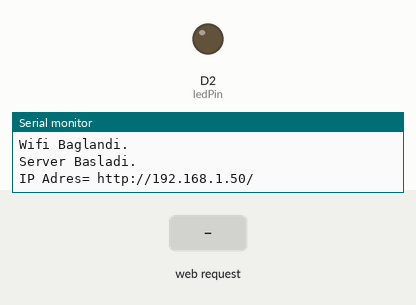
Simulated run of this program. Board: ESP8266 (NodeMCU). Parts: output pins drawn as LEDs (lit = HIGH), the last lines printed to the serial monitor. The test bench sets the inputs (shaded band). WiFi joins after 1.5 s; servers stay silent unless stated.

Above: at 2.7 s.
2.8 s: HTTP request GET /LED=ON received
At 3.7 s:
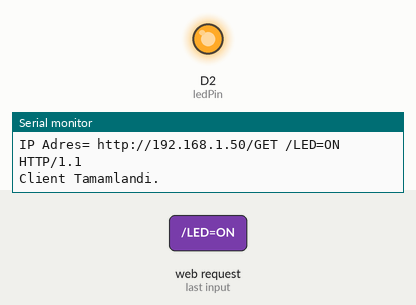
4.3 s: HTTP request GET /LED=OFF received
At 4.9 s:
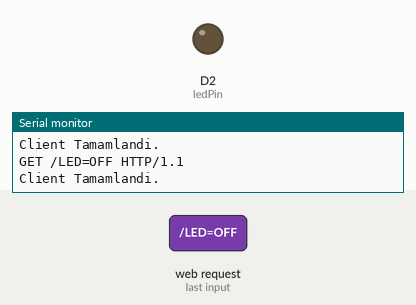
Timing chart, 0 to 7.3 s (numbered marks = the images above; inputs shaded):
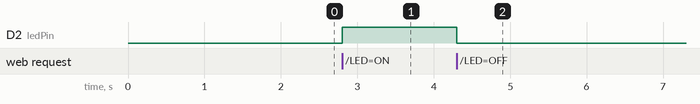

Measured:
- after the input at 2.8 s, D2 (ledPin): LOW → HIGH at once
- after the input at 4.3 s, D2 (ledPin): HIGH → LOW at once

The program:

main.cpp
```cpp
#include <Arduino.h>
#include<ESP8266WiFi.h>

const char* ssid="Eratesli";
const char* password="2663.bond";

int ledPin=D2;

WiFiServer server(80);

void setup()
{
  Serial.begin(115200);
  delay(10);

  pinMode(ledPin,OUTPUT);

  //Led sönük durumda başlasın
  digitalWrite(ledPin,LOW);

  Serial.println("");
  Serial.println("Wifi Bağlaniyor...");
  Serial.println(ssid);//Wifi adı

  WiFi.begin(ssid,password);

  //Wifi bağlantısı yoksa olasıya kadar dönsün
  while(WiFi.status()!=WL_CONNECTED)
  {
    delay(100);
    Serial.println("...");
  }

  Serial.println("");
  Serial.println("Wifi Baglandi.");

  server.begin();

  Serial.println("Server Basladi.");

  Serial.print("IP Adres= ");
  Serial.print("http://");

  //Tıklanabilir IP adresi
  Serial.print(WiFi.localIP());

  Serial.print("/");

}

void loop()
{
  //WEBten bir işlem geldi mi? Client
  WiFiClient client=server.available();

  //WEBtwn bir şey geldi mi?
  //Sürekli dön
  if(!client)
  {
    return;
  }

  //WEBten işlem yoksa bekle
  while(!client.available())
  {
    delay(1);
  }

  //WEBten işlem varsa
  //Local IPden sonraki değeri oku
  //Local IP yanına işlem atayacağız
  String request=client.readStringUntil('\r');

  //İşlem
  Serial.println(request);

  //client tamamlandı
  client.flush();

  //Led kontrol
  int value=LOW;

  //WEBten ON gelirse
  if(request.indexOf("/LED=ON")!=-1)
  {
    digitalWrite(ledPin,HIGH);
    value=HIGH;
  }

  if(request.indexOf("/LED=OFF")!=-1)
  {
    digitalWrite(ledPin,LOW);
    value=LOW;
  }


//HTML KODLARI//
  client.println("HTTP/1.1 200 OK");
  client.println("Content-Type: text/html");
  client.println("");
  client.println("<!DOCTYPE HTML>");
  client.println("<html>");
  client.println("<meta charset=\"UTF-8\"/>");
  client.print("<span style='font-size:50px;font-weight:bold;'>Led: </span>");

  if(value == HIGH)
  {
    client.print("<span style='font-size:70px;font-weight:bold;color:green;'>ACIK</span>");
  }
  else
  {
    client.print("<span style='font-size:70px;font-weight:bold;color:red;'>KAPALI</span>");
  }
  client.println("<br><br>");
  client.println("<a href=\"/LED=ON\"\"><button style='font-size:350%;color:white;font-weight:bold;width:45%;height:200px;border-radius: 40px;background-color:green;box-shadow: 3px 3px 3px #000;'>On </button></a>");
  client.println("<a href=\"/LED=OFF\"\"><button style='font-size:350%;color:white;width:45%;height:200px;border-radius: 25px;margin-left:50px;background-color:red;box-shadow: 3px 3px 3px #000;'>Off </button></a><br />");
  client.println("</html>");
  delay(1);
  Serial.println("Client Tamamlandi.");
  Serial.println("");

}
```
